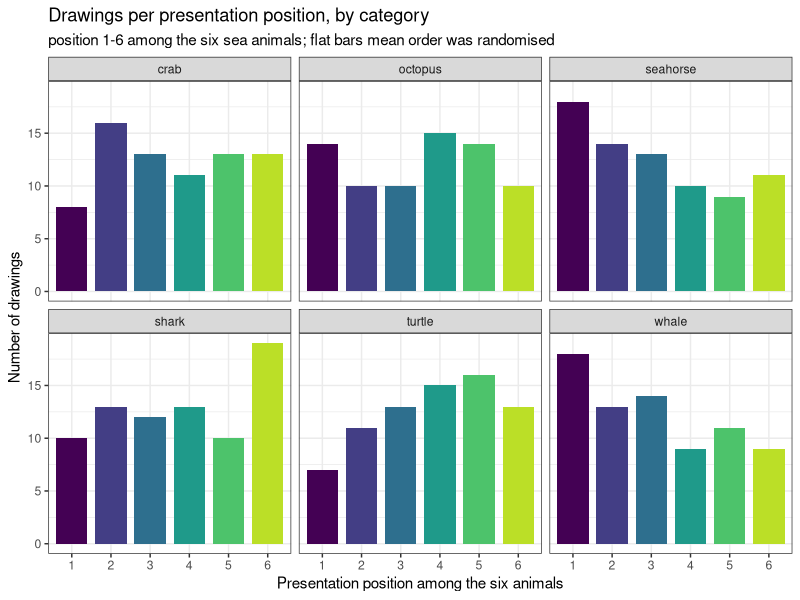
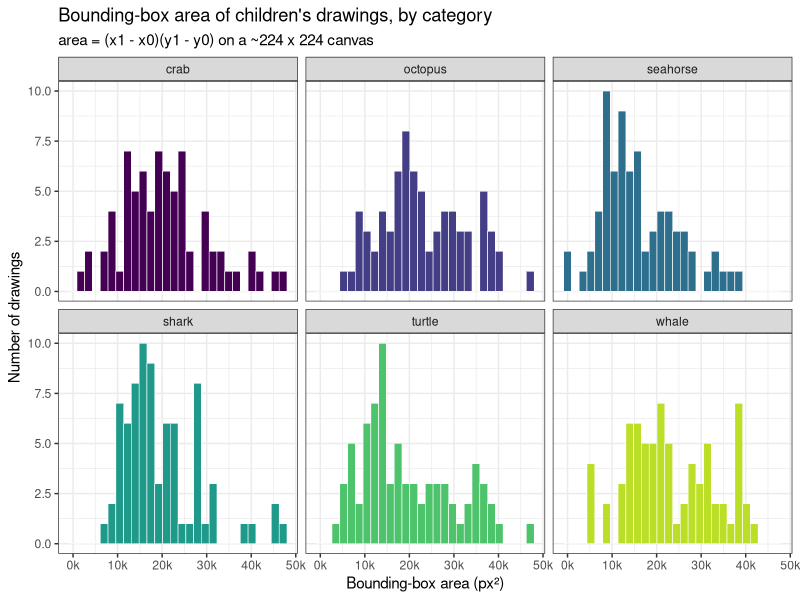
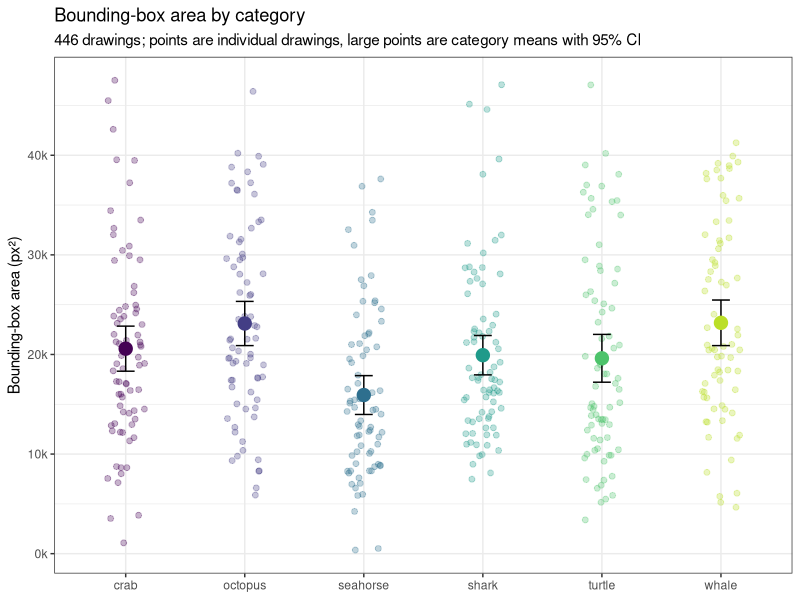
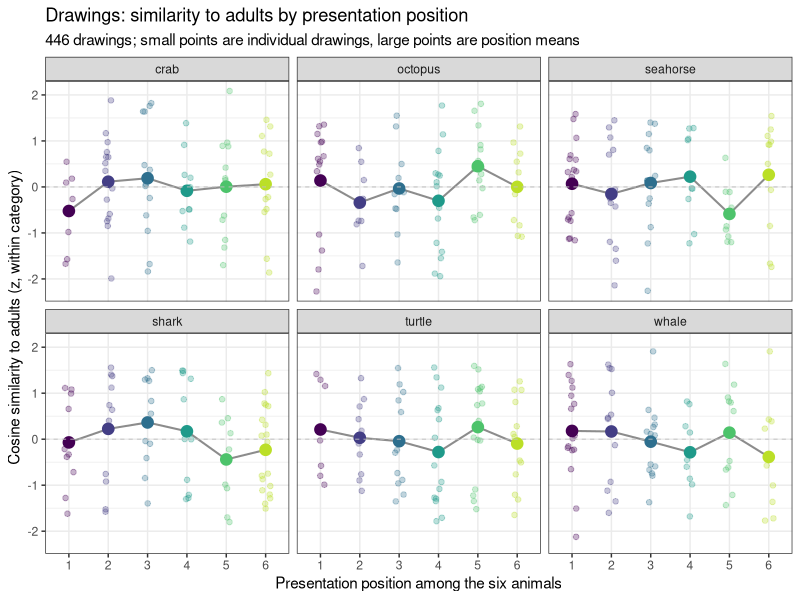
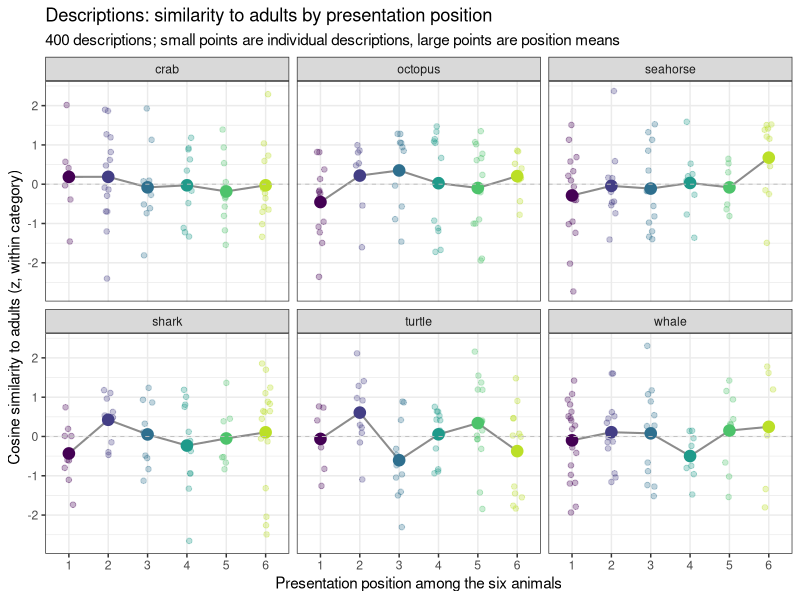
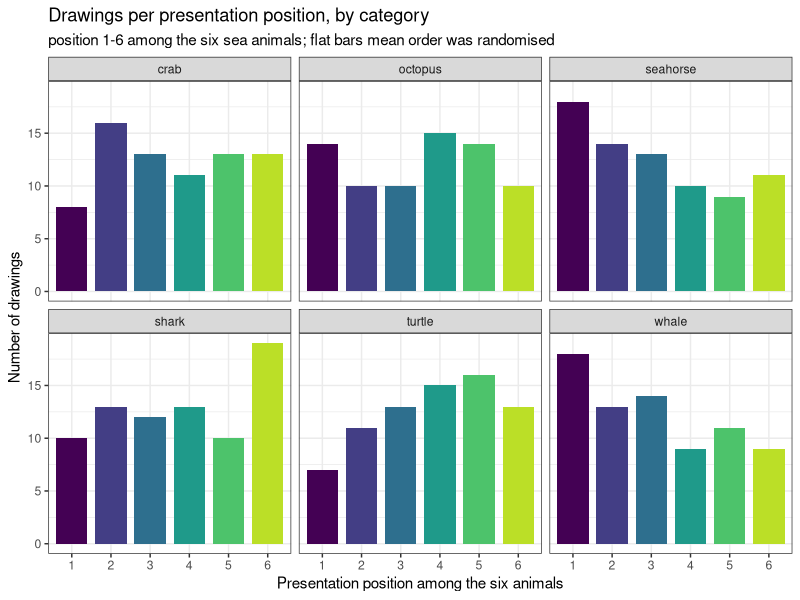
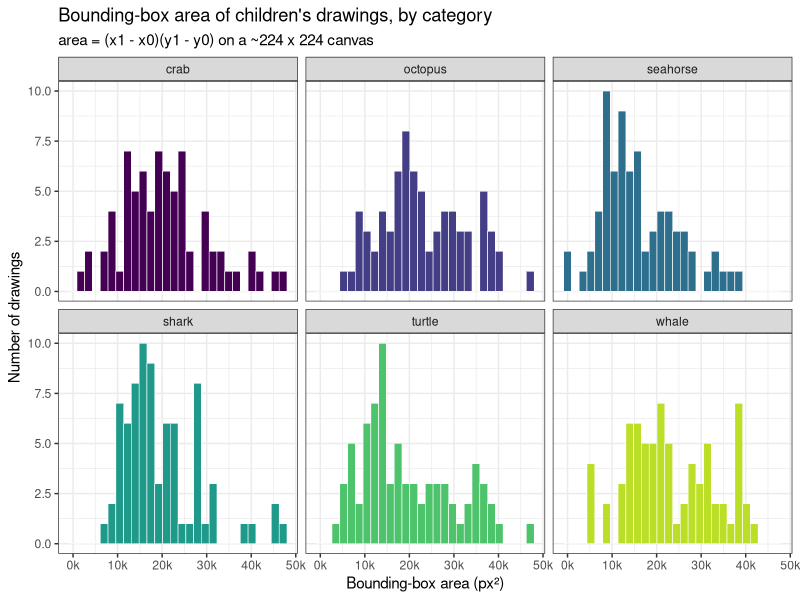
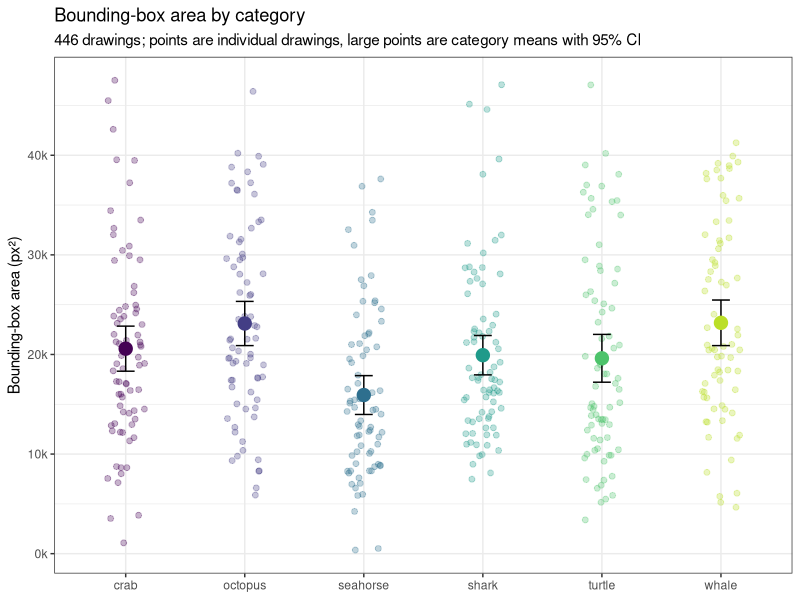

Here is the R script that generated these plots, in order:
## ---- chunk 1
library(tidyverse)
library(viridis)

knitr::opts_chunk$set(warning = FALSE, message = FALSE, fig.retina = 2)

CATEGORIES <- c("crab", "octopus", "seahorse", "shark", "turtle", "whale")

# Rows from children missing one of the six animals have ranks shifted down below
# the gap, so trial_num_animal misstates absolute position for them. TRUE keeps
# only complete children (n_animals_present == 6); FALSE keeps everyone.
COMPLETE_ONLY <- TRUE

drawings <- read_csv("../data/tidy/drawings.csv") %>%
  filter(is_child, draw_exists == 1, draw_interference == 0) %>%
  mutate(target_category = str_to_lower(target_category)) %>%
  filter(target_category %in% CATEGORIES)

utterances <- read_csv("../data/tidy/utterances.csv") %>%
  filter(is_child, utterance_exists == 1, utterance_interference == 0) %>%
  mutate(target_category = str_to_lower(target_category)) %>%
  filter(target_category %in% CATEGORIES)

if (COMPLETE_ONLY) {
  drawings   <- filter(drawings,   n_animals_present == 6)
  utterances <- filter(utterances, n_animals_present == 6)
}

cat("drawings:  ", nrow(drawings),
    " | with trial order:", sum(!is.na(drawings$trial_num_animal)),
    " | with cossim:", sum(!is.na(drawings$draw_cossim_adults)), "\n")
cat("utterances:", nrow(utterances),
    " | with trial order:", sum(!is.na(utterances$trial_num_animal)),
    " | with cossim:", sum(!is.na(utterances$utterance_full_cossim_adults)), "\n")
## ---- chunk 2
trial_counts <- drawings %>%
  filter(!is.na(trial_num_animal)) %>%
  count(target_category, trial_num_animal)

p_trials <- ggplot(trial_counts,
                   aes(factor(trial_num_animal), n, fill = factor(trial_num_animal))) +
  geom_col(width = 0.8) +
  facet_wrap(~ target_category) +
  scale_fill_viridis_d(end = 0.9, guide = "none") +
  labs(
    title    = "Drawings per presentation position, by category",
    subtitle = "position 1-6 among the six sea animals; flat bars mean order was randomised",
    x = "Presentation position among the six animals", y = "Number of drawings"
  ) +
  theme_bw()

p_trials
ggsave("../figures/diag_trial_counts.png", p_trials, width = 9, height = 5, dpi = 300)
trial_counts %>% pivot_wider(names_from = trial_num_animal, values_from = n)
## ---- chunk 3
bbox <- drawings %>%
  filter(!is.na(bounding_box)) %>%
  mutate(
    coords = str_extract_all(bounding_box, "(?<=\\()-?\\d+(?=\\))"),
    x0 = map_dbl(coords, ~ as.numeric(.x[1])),
    x1 = map_dbl(coords, ~ as.numeric(.x[2])),
    y0 = map_dbl(coords, ~ as.numeric(.x[3])),
    y1 = map_dbl(coords, ~ as.numeric(.x[4])),
    bbox_area = (x1 - x0) * (y1 - y0)
  )

stopifnot(all(lengths(bbox$coords) == 4), all(bbox$bbox_area > 0))

p_bbox <- ggplot(bbox, aes(bbox_area, fill = target_category)) +
  geom_histogram(bins = 28, colour = "white", linewidth = 0.2) +
  facet_wrap(~ target_category) +
  scale_fill_viridis_d(end = 0.9, guide = "none") +
  scale_x_continuous(labels = scales::label_number(scale = 1e-3, suffix = "k")) +
  labs(
    title    = "Bounding-box area of children's drawings, by category",
    subtitle = "area = (x1 - x0)(y1 - y0) on a ~224 x 224 canvas",
    x = "Bounding-box area (px²)", y = "Number of drawings"
  ) +
  theme_bw()

p_bbox
ggsave("../figures/diag_bbox_area.png", p_bbox, width = 9, height = 5, dpi = 300)
bbox %>% group_by(target_category) %>%
  summarise(n = n(), median_area = median(bbox_area), mean_area = mean(bbox_area),
            .groups = "drop") %>% mutate(across(where(is.numeric), round))
## ---- chunk 4
bbox_means <- bbox %>%
  group_by(target_category) %>%
  summarise(n = n(), mean_area = mean(bbox_area),
            se = sd(bbox_area) / sqrt(n()),
            ci = qt(0.975, n() - 1) * se, .groups = "drop") %>%
  mutate(lower = pmax(0, mean_area - ci), upper = mean_area + ci)

p_bbox_mean <- ggplot(bbox, aes(target_category, bbox_area,
                                colour = target_category)) +
  geom_point(position = position_jitter(width = 0.16, height = 0, seed = 1),
             alpha = 0.3, size = 1.7) +
  # errorbar before the mean point so the opaque dot sits on top of it
  geom_errorbar(data = bbox_means,
                aes(y = mean_area, ymin = lower, ymax = upper),
                width = 0.15, colour = "black", linewidth = 0.5) +
  geom_point(data = bbox_means, aes(y = mean_area), size = 4.2, alpha = 1) +
  scale_colour_viridis_d(end = 0.9, guide = "none") +
  scale_y_continuous(labels = scales::label_number(scale = 1e-3, suffix = "k")) +
  labs(
    title    = "Bounding-box area by category",
    subtitle = sprintf("%d drawings; points are individual drawings, large points are category means with 95%% CI",
                       nrow(bbox)),
    x = NULL, y = "Bounding-box area (px\u00b2)"
  ) +
  theme_bw()

p_bbox_mean
ggsave("../figures/diag_bbox_area_by_category.png", p_bbox_mean,
       width = 8, height = 4.5, dpi = 300)
bbox_means %>% mutate(across(where(is.numeric), ~ round(.x, 1)))
## ---- chunk 5
RAW_ALPHA <- 0.3

# z-score inside each category so the facets are centred and only the slope is
# left to read; the mean points the trend line joins are means of those z-scores
prep_order <- function(df, col) {
  df %>%
    filter(!is.na(trial_num_animal), !is.na({{ col }})) %>%
    group_by(target_category) %>%
    mutate(z = as.numeric(scale({{ col }}))) %>%
    ungroup() %>%
    mutate(pos = factor(trial_num_animal, levels = 1:6))
}

order_plot <- function(dat, title, subtitle) {
  means <- dat %>%
    group_by(target_category, pos) %>%
    summarise(z = mean(z), n = n(), .groups = "drop")

  ggplot(dat, aes(pos, z)) +
    # line first so the points sit on top of it
    geom_line(data = means, aes(group = 1), colour = "grey55", linewidth = 0.7) +
    geom_point(aes(colour = pos), alpha = RAW_ALPHA, size = 1.6,
               position = position_jitter(width = 0.12, height = 0, seed = 1)) +
    geom_point(data = means, aes(colour = pos), size = 3.6, alpha = 1) +
    geom_hline(yintercept = 0, linetype = "dashed", colour = "grey75",
               linewidth = 0.3) +
    facet_wrap(~ target_category) +
    scale_colour_viridis_d(end = 0.9, guide = "none") +
    labs(title = title, subtitle = subtitle,
         x = "Presentation position among the six animals",
         y = "Cosine similarity to adults (z, within category)") +
    theme_bw()
}
## ---- chunk 6
draw_order <- prep_order(drawings, draw_cossim_adults)

p_draw_order <- order_plot(
  draw_order,
  "Drawings: similarity to adults by presentation position",
  sprintf("%d drawings; small points are individual drawings, large points are position means",
          nrow(draw_order))
)
p_draw_order
ggsave("../figures/diag_order_effect_drawings.png", p_draw_order,
       width = 9.5, height = 6, dpi = 300)
## ---- chunk 7
utt_order <- prep_order(utterances, utterance_full_cossim_adults)

p_utt_order <- order_plot(
  utt_order,
  "Descriptions: similarity to adults by presentation position",
  sprintf("%d descriptions; small points are individual descriptions, large points are position means",
          nrow(utt_order))
)
p_utt_order
ggsave("../figures/diag_order_effect_utterances.png", p_utt_order,
       width = 9.5, height = 6, dpi = 300)
## ---- chunk 8
library(lmerTest)  # gives p-values in summary(); otherwise lmer reports none

draw_model <- lmer(z ~ trial_num_animal + (1 | target_category), data = draw_order)
utt_model  <- lmer(z ~ trial_num_animal + (1 | target_category), data = utt_order)

summary(draw_model)
summary(utt_model)
